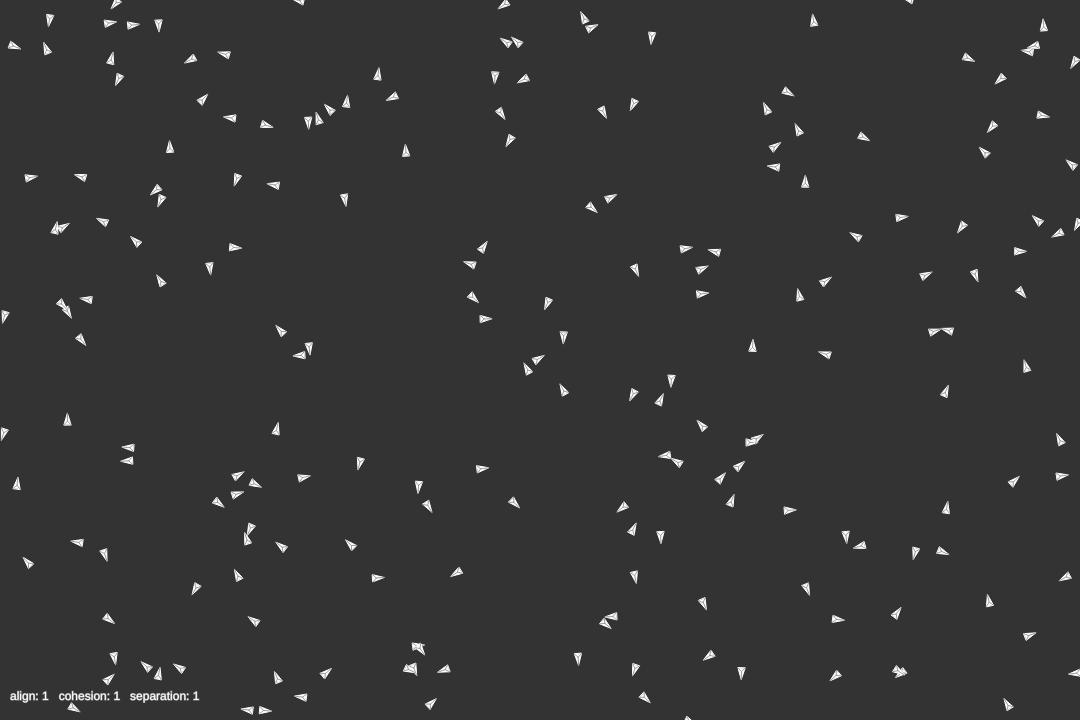
Frame 1 (no input)
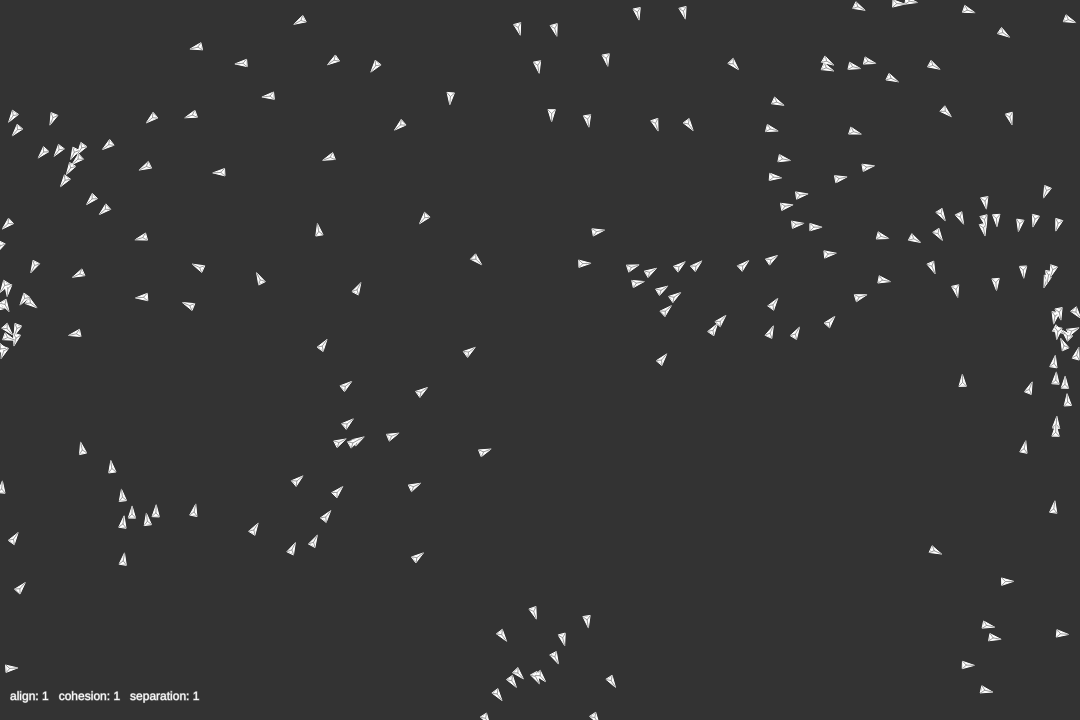
Frame 60 (no input)
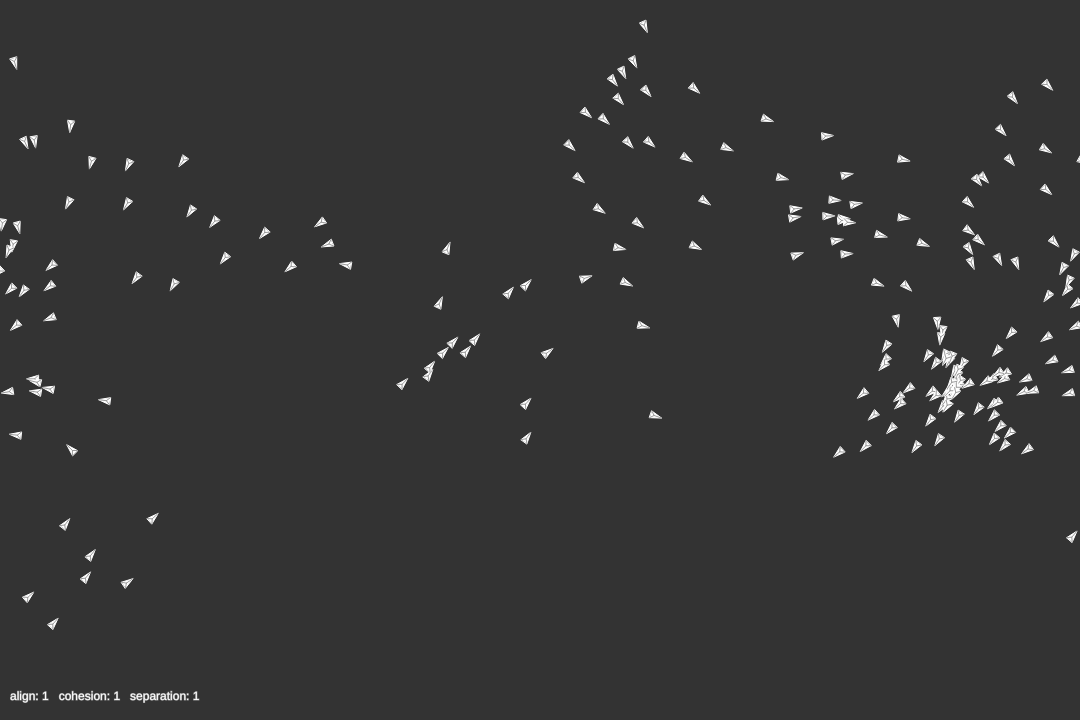
Frame 120 (the mouse pressed at the canvas centre since frame 60)

The p5.js sketch that drew these frames (run headless with seeded random() and noise() and a simulated clock; from frame 60 on, the mouse is pressed at the canvas centre):

// p5.js sketch
// ── sketch.js
const flock = [];

let alignSlider, cohesionSlider, separationSlider;

function setup(){
    createCanvas(1080, 720);

    createP("align")
    alignSlider = createSlider(0, 5, 1, 0.1);
    createP("cohesion")
    cohesionSlider = createSlider(0, 5, 1, 0.1);
    createP("separation")
    separationSlider = createSlider(0, 5, 1, 0.1);
    for(let i = 0; i < 200; i++){
        flock.push(new Boid());
    }
}

function draw(){
    background(51);
    for(let boid of flock){
        boid.edges();
        boid.flock(flock)
        boid.update();
        boid.show();
    }
    fill(255)
    let alignText = 'align: ' + alignSlider.value();
    let alignSize = textWidth(alignText);
    text(alignText, 10, height-20)
    let cohesionText = 'cohesion: ' + cohesionSlider.value();
    let cohesionSize = textWidth(cohesionText);
    text(cohesionText, 20 + alignSize, height-20)
    let separationText = 'separation: ' + separationSlider.value();
    //let separationSize = textWidth(separationText);
    text(separationText, 30 + alignSize + cohesionSize, height-20)
}
// ── boid.js
class Boid{

    constructor() {
        this.position = createVector(random(width), random(height));
        this.velocity = p5.Vector.random2D();
        this.velocity.setMag(random(2, 4));
        this.acceleration = createVector();
        this.maxForce = 0.2;
        this.maxSpeed = 4;
    }

    edges(){
        if(this.position.x > width){
            this.position.x = 0;
        } else if(this.position.x < 0){
            this.position.x = width;
        }
        if(this.position.y > height){
            this.position.y = 0;
        } else if(this.position.y < 0){
            this.position.y = height;
        }
    }

    flock(boids){
        this.acceleration.mult(0);
        let perception = 100;
        let close = boids.filter(other => {
            return p5.Vector.dist(this.position, other.position) < perception
                && other !== this;
        });
        let alignement = this.align(close);
        let cohesion = this.cohesion(close);
        let seperation = this.seperation(close)

        alignement.mult(alignSlider.value());
        cohesion.mult(cohesionSlider.value());
        seperation.mult(separationSlider.value());

        this.acceleration.add(alignement);
        this.acceleration.add(cohesion);
        this.acceleration.add(seperation);
    }

    align(boids){
        let avg = createVector();
        for(let other of boids){
            avg.add(other.velocity);
        }
        if(boids.length > 0){
            avg.div(boids.length);
            avg.setMag(this.maxSpeed);
            avg.sub(this.velocity);
            avg.limit(this.maxForce);
        }
        return avg;
    }

    cohesion(boids){
        let avg = createVector();
        for(let other of boids){
            avg.add(other.position);
        }
        if(boids.length > 0){
            avg.div(boids.length);
            avg.sub(this.position);
            avg.setMag(this.maxSpeed);
            avg.sub(this.velocity);
            avg.limit(this.maxForce);
        }
        return avg;
    }

    seperation(boids){
        let avg = createVector();
        for(let other of boids){
            let d = dist(this.position.x, this.position.y, other.position.x, other.position.y);
            let diff = p5.Vector.sub(this.position, other.position);
            diff.div(d);
            avg.add(diff);
        }
        if(boids.length > 0){
            avg.div(boids.length);
            avg.setMag(this.maxSpeed);
            avg.sub(this.velocity);
            avg.limit(this.maxForce);
        }
        return avg;
    }

    update(){
        this.position.add(this.velocity);
        this.velocity.add(this.acceleration);
        this.velocity.limit(this.maxSpeed);
    }

    show(){
        strokeWeight(1);
        stroke(255);
        let direction = this.velocity.copy();
        direction.setMag(8);
        let baseLeft = createVector(-5, 5);
        let baseRight = createVector(-5, -5);
        baseLeft.setMag(5);
        baseRight.setMag(5);
        //direction.sub(baseUp);
        baseLeft.rotate(direction.heading());
        baseRight.rotate(direction.heading());
        triangle(this.position.x + baseLeft.x, this.position.y + baseLeft.y,
            this.position.x + direction.x, this.position.y + direction.y,
            this.position.x + baseRight.x, this.position.y + baseRight.y);
        stroke(155);
        line(this.position.x, this.position.y, this.position.x + direction.x, this.position.y + direction.y)
        line(this.position.x, this.position.y, this.position.x + baseLeft.x, this.position.y + baseLeft.y)
        line(this.position.x, this.position.y, this.position.x + baseRight.x, this.position.y + baseRight.y)
        //strokeWeight(2)
        //point(this.position.x, this.position.y)
    }
}
